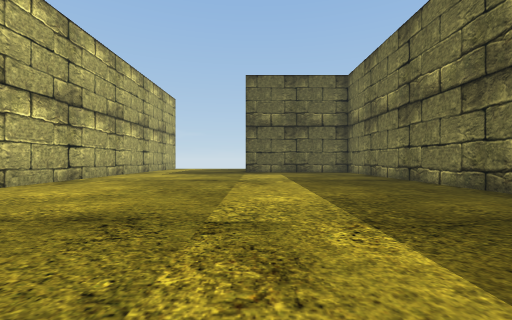
view 1 (above)

19 first-person views from a walk through a 3-D level made in the Unity game engine. The camera is 1.2 m above the floor, looks level and sees 90° across. The floor is counted in squares, 2 m on a side. Each view is taken from the middle of a square. On the plan, view 1 faces up. The plan holds only what a view shows up to about 9 squares ahead; the rest is blank. The place goes on beyond the plan. The player is left out. Some animated figures are not drawn. Some surface patterns are stand-ins.

view 2
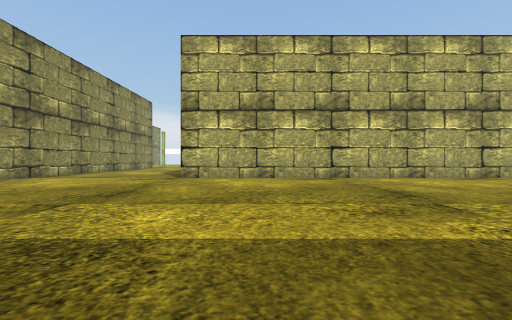

view 3
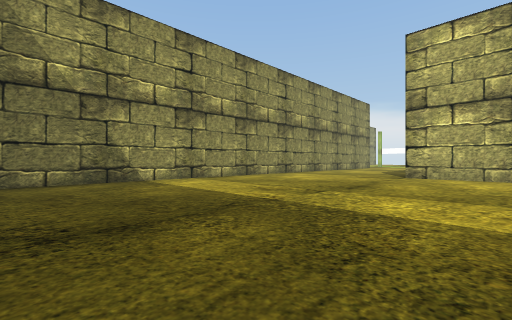

view 4
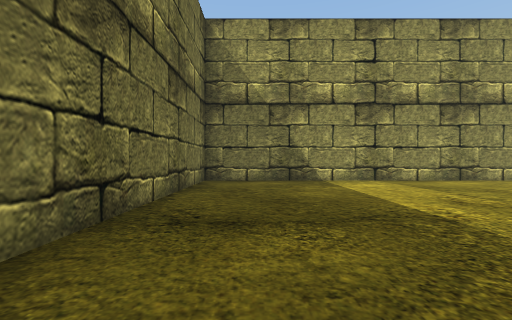

view 5
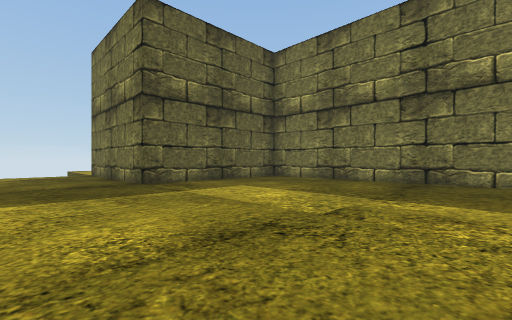

view 6
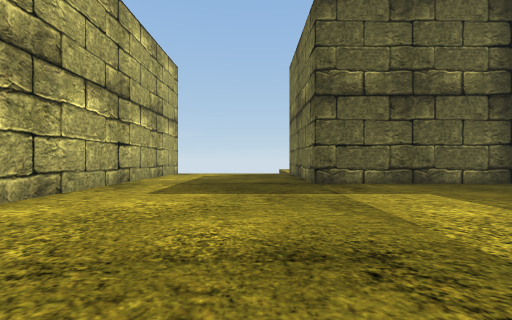

view 7
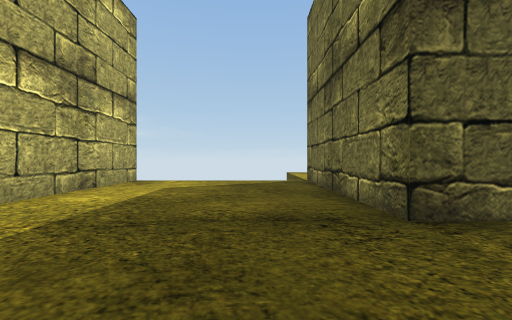

view 8
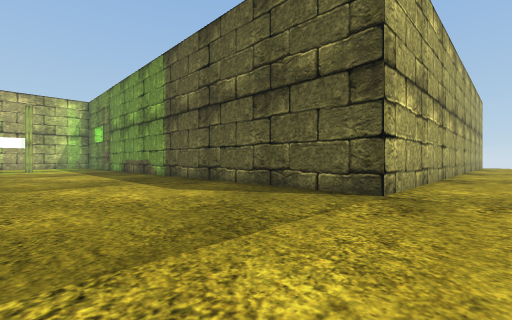

view 9
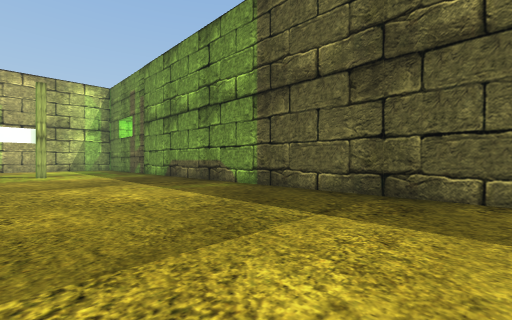

view 10
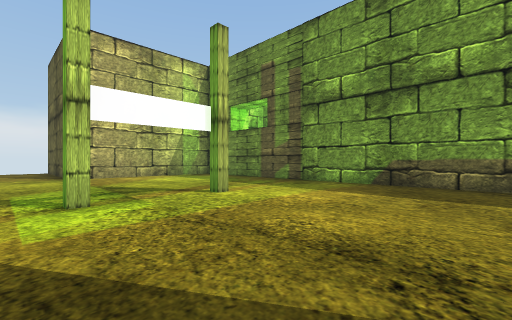

view 11
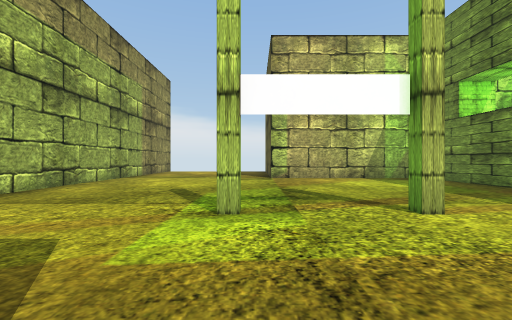

view 12
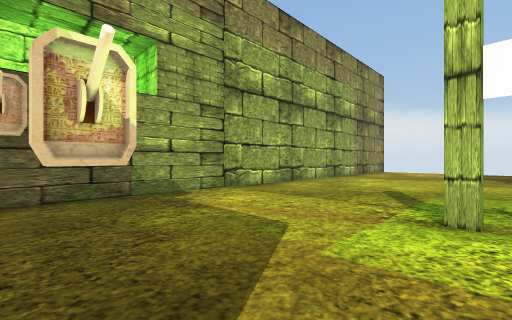

view 13
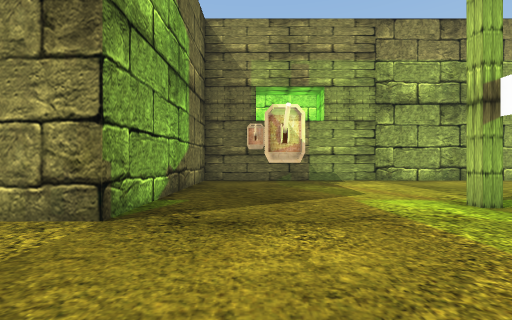

view 14
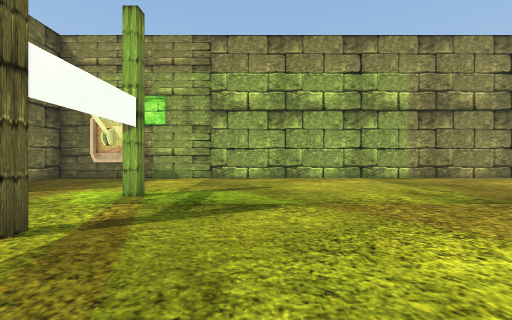

view 15
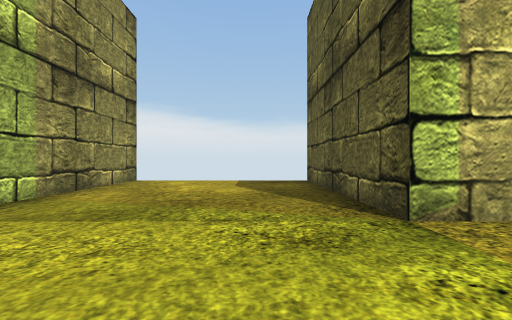

view 16
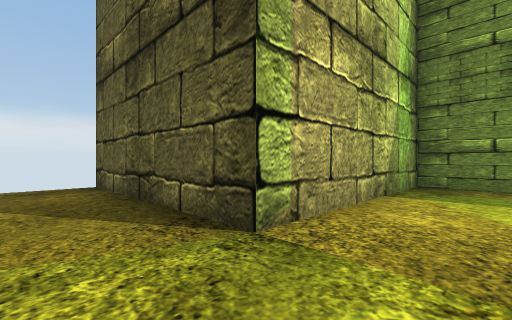

view 17
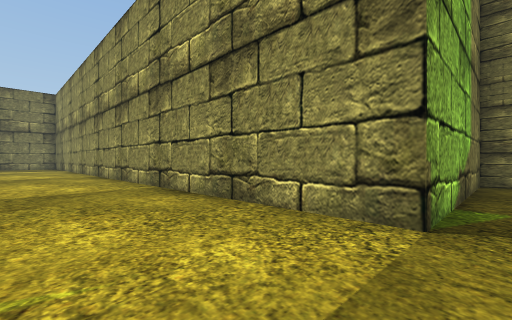

view 18
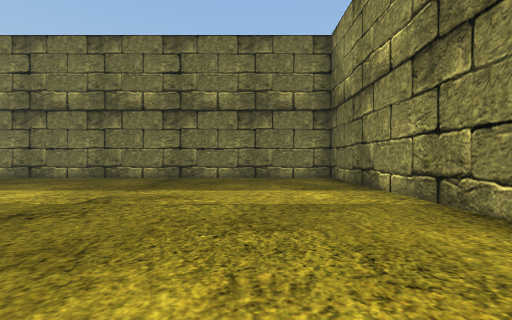

view 19
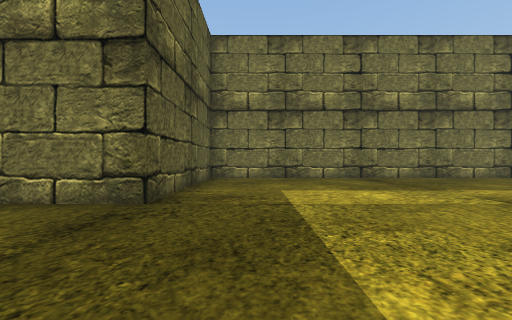

### Floor plan
Points are (right, up) in squares from view 1. A wall is a line through its corners. A room is listed if a view was taken in it or the views show most of it. See-through windows are left out.
Room 1 (views 1, 2, 3, 4, 5, 6, 7, 8, 9, 10, 11, 12, 13, 14, 15, 16, 17, 18, 19)
walls: (-5.5, 17.5) (-5.5, -2.5) (-25.5, -2.5) (-25.5, -7.5) (-30.5, -7.5); (-30.5, -12.5) (-15.5, -12.5) (-15.5, -7.5) (4.5, -7.5) (4.5, 12.5) (-0.5, 12.5) (-0.5, 17.4)
objects: other object (-18, -12)

Positions as (right, up) in squares from view 1, and headings:
1: (0, 0), facing up
2: (3, 0), facing left
3: (4, 0), facing down-left
4: (3, 0), facing down
5: (-3, 6), facing up-right
6: (-2, 6), facing up
7: (-2, 10), facing up
8: (-4, -7), facing up-left
9: (-9, -7), facing up-left
10: (-16, -9), facing up-left
11: (-17, -8), facing left
12: (-17, -8), facing down-left
13: (-17, -5), facing down
14: (-22, -4), facing down
15: (-23, -9), facing left
16: (-24, -9), facing up-left
17: (-16, -5), facing down-right
18: (-4, -5), facing right
19: (-4, 11), facing right
